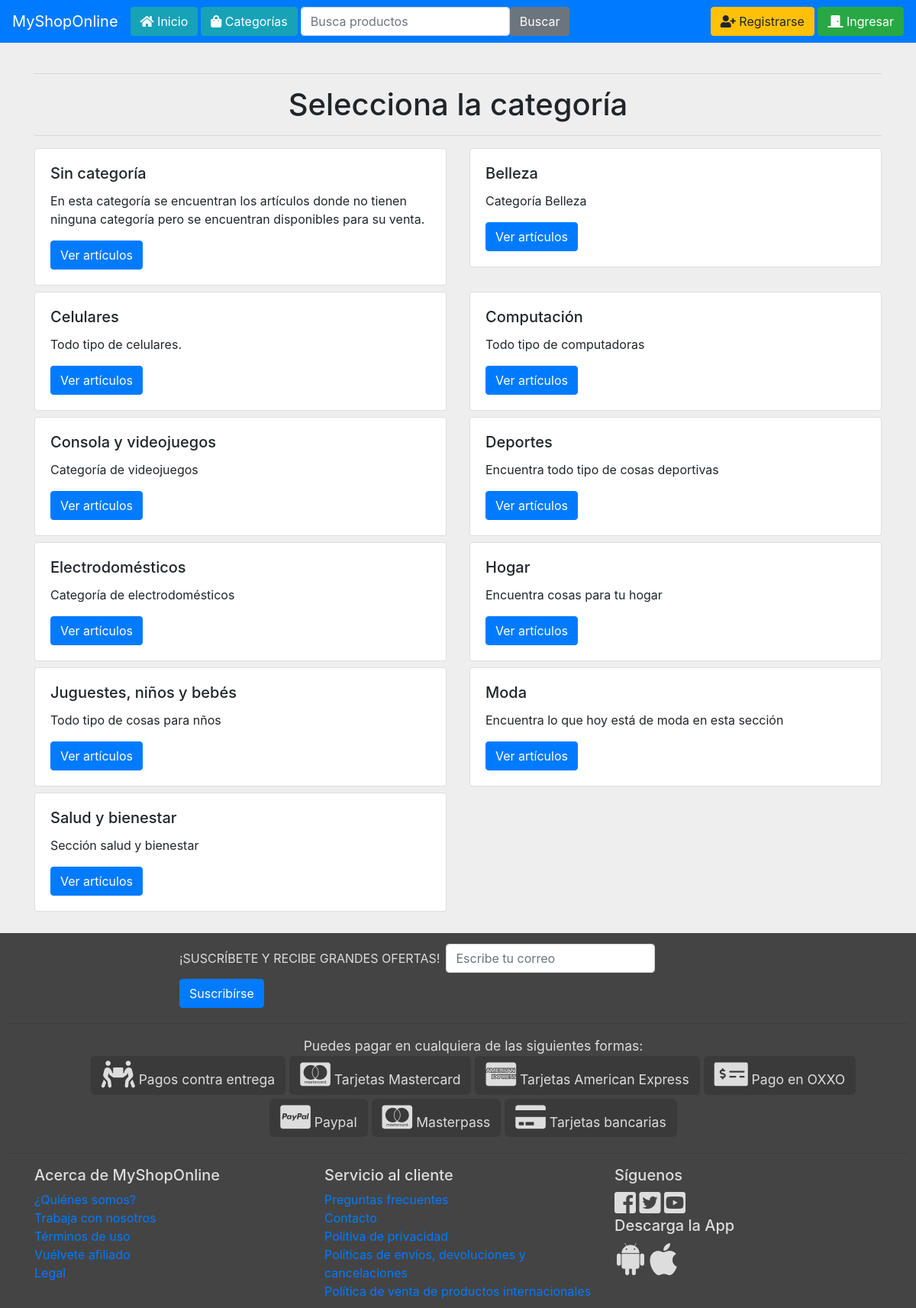
Page /categorias.php on the committed database.
### tables this page shows
CREATE TABLE `categorias` (
  `id_categoria` int(4) NOT NULL,
  `nombre` varchar(40) NOT NULL,
  `descripcion` text,
  `disponible` tinyint(1) NOT NULL DEFAULT '1'
);

### categorias.php (the view, shortened to what this page needs)
<?php require_once('header.php');
if(!isset($_GET['id'])) {
?>
  <hr><center><h1>Selecciona la categoría</h1></center><hr>
    <?php
      $sql = mysqli_query($link, "SELECT * FROM categorias");
      $i = 0;
      while($row = mysqli_fetch_array($sql)){
        if($i%2 == 0 && $i != 0) echo '</div>';
        if($i == 0 || $i%2 == 0) echo '<div class="row">'; ?>
          <div class="col-sm-6 mb-2">
            <div class="card">
              <div class="card-body">
                <h5 class="card-title"><?php echo $row['nombre'] ?></h5>
                <p class="card-text"><?php echo $row['descripcion'] ?></p>
                <a href="<?php echo URL."categorias.php?id=".$row['id_categoria'] ?>" class="btn btn-primary">Ver artículos</a>
              </div>
            </div>
          </div>
      <?php
        $i++;
      } ?>
     </div>
<?php }
require_once('footer.php'); ?>

### header.php (shortened to what this page needs)
<?php require_once('global.php'); ?>
<!DOCTYPE html>
<html lang="en">
<head>
    <link rel="stylesheet" href="<?php echo URL; ?>css/bootstrap.min.css">
    <link rel="stylesheet" href="<?php echo URL; ?>css/jquery.dataTables.min.css">
    <link rel="stylesheet" href="<?php echo URL; ?>css/style.css">
    <link rel="stylesheet" href="https://use.fontawesome.com/releases/v5.0.13/css/all.css">
</head>
<body>
<nav class="navbar navbar-expand-lg navbar-dark bg-primary fixed-top">
  <a class="navbar-brand" href="<?php echo URL; ?>"><?php echo SITENAME; ?></a>
  <div class="collapse navbar-collapse" id="navbarSupportedContent">
    <ul class="navbar-nav mr-auto">
        <a href="<?php echo URL; ?>" class="nav-item btn btn-info mr-1">
            <i class="fas fa-home"></i> Inicio
        </a>
        <a href="<?php echo URL; ?>categorias.php" class="nav-item btn btn-info mr-1">
            <i class="fas fa-shopping-bag"></i> Categorías
        </a>
        <form class="form-inline" id="search">
            <input class="form-control" type="search" placeholder="Busca productos" aria-label="Buscar" id="valSearch">
            <button class="btn btn-secondary" type="submit">Buscar</button>
        </form>
    </ul>
    <div class="my-2 my-md-0">
        <?php if(!empty($_SESSION['user'])){
            $sql = mysqli_query($link, "SELECT id_permiso FROM usuarios WHERE correo = '".$_SESSION['user']."';");
            $dato = mysqli_fetch_array($sql);
            if($dato['id_permiso'] > 0) { ?>
        <a href="<?php echo URL; ?>administrativo/index.php" class="nav-item btn btn-dark mr-1">
            <i class="fas fa-cogs"></i> Panel Administrativo
            </a> <?php } ?>
        <button class="btn btn-success btn-sm dropdown mr-1" data-toggle="dropdown" aria-haspopup="true" aria-expanded="false">
        <b id="navbarDropdown" role="button" >
            <i class="fas fa-user-circle"></i> <?php echo $_SESSION['name']; ?>
        </b>
        <div class="dropdown-menu" aria-labelledby="navbarDropdown">
            <a class="dropdown-item" href="#"><i class="fas fa-user"></i> Mis datos</a>
            <a class="dropdown-item" href="#"><i class="fas fa-shipping-fast"></i> Mis compras</a>
            <a class="dropdown-item" href="#"><i class="fas fa-user-cog"></i> Ajustes</a>
            <div class="dropdown-divider"></div>
            <a class="dropdown-item" id="logout" href="#"><i class="fas fa-door-open"></i></i> Cerrar sesión</a>
        </div>
        </button>
        <a href="<?php echo URL; ?>comprar.php" class="btn btn-sm btn-warning">
            <i class="fas fa-shopping-cart" id="carrito">
                <?php
                $sql = mysqli_query($link, "SELECT id_carrito FROM carrito WHERE id_usuario = '".ID_USER."'");
                echo mysqli_num_rows($sql);
                ?>
            </i>
        </a>
        <?php } else { ?>
            <a href="<?php echo URL; ?>registro.php" class="btn btn-warning"><i class="fas fa-user-plus"></i> Registrarse</a>
            <a href="<?php echo URL; ?>login.php" class="btn btn-success"><i class="fas fa-door-closed"></i> Ingresar</a>
        <?php } ?>
    </div>
  </div>
</nav>
<div class="container">

### footer.php (shortened to what this page needs)
    </div>
    <footer>
        <div class="container">
            <div class="row">
                <div class="col"></div>
                <div class="col-8">
                <form class="form-inline">
                    <label class="my-1 mr-2" for="formSuscribirse">¡SUSCRÍBETE Y RECIBE GRANDES OFERTAS!</label>
                    <input class="form-control my-1 mr-sm-2" type="email" id="formSuscribirse" placeholder="Escribe tu correo">
                    <button type="submit" class="btn btn-primary my-1">Suscribírse</button>
                </form>
                </div>
                <div class="col"></div>
            </div>
        </div>
        <hr>
        <div class="container">
            <ul class="payment">
                <center>Puedes pagar en cualquiera de las siguientes formas: </center>
                <li class="payment-item">
                    <i class="fas fa-people-carry fa-2x"></i> Pagos contra entrega
                </li>
                <li class="payment-item">
                    <i class="fab fa-cc-mastercard fa-2x"></i> Tarjetas Mastercard
                </li>
                <li class="payment-item">
                    <i class="fab fa-cc-amex fa-2x"></i> Tarjetas American Express
                </li>
                <li class="payment-item">
                    <i class="fas fa-money-check-alt fa-2x"></i> Pago en OXXO
                </li>
                <li class="payment-item">
                    <i class="fab fa-cc-paypal fa-2x"></i> Paypal
                </li>
                <li class="payment-item">
                    <i class="fab fa-cc-mastercard fa-2x"></i> Masterpass
                </li>
                <li class="payment-item">
                    <i class="fas fa-credit-card fa-2x"></i> Tarjetas bancarias
                </li>
            </ul>
        </div>
        <hr>
        <div class="container">
            <div class="row text-left">
                <div class="col-sm">
                    <h5>Acerca de <?php echo SITENAME; ?></h5>
                    <a href="#">¿Quiénes somos?</a><br>
                    <a href="#">Trabaja con nosotros</a><br>
                    <a href="#">Términos de uso</a><br>
                    <a href="#">Vuélvete afiliado</a><br>
                    <a href="#">Legal</a>
                </div>
                <div class="col-sm">
                    <h5>Servicio al cliente</h5>
                    <a href="#">Preguntas frecuentes</a><br>
                    <a href="#">Contacto</a><br>
                    <a href="#">Politiva de privacidad</a><br>
                    <a href="#">Políticas de envíos, devoluciones y cancelaciones</a><br>
                    <a href="#">Política de venta de productos internacionales</a>
                </div>
                <div class="col-sm">
                    <h5>Síguenos</h5>
                    <i class="fab fa-facebook-square fa-2x"></i>
                    <i class="fab fa-twitter-square fa-2x"></i>
                    <i class="fab fa-youtube-square fa-2x"></i>
                    <h5>Descarga la App</h5>
                    <i class="fab fa-android fa-3x"></i>
                    <i class="fab fa-apple fa-3x"></i>
                </div>
            </div>
        </div>
    </footer>
    </body>
</html>

### css/style.css (style rules this page uses)
body { background-color: #eee; padding-top: 80px; }
footer { background-color: #444; padding: 10px; color: #ddd; text-align: center; margin-top: 20px; }
.payment { font-size: 1.1em; }
.payment-item { background-color: #3A3A3A; display: inline-block; padding: 6px 14px; border-radius: 6px; margin-bottom: 5px; }

### rows in the picture
categorias: nombre "Sin categoría", descripcion "En esta categoría se encuentran los artículos donde no tienen ninguna categoría pero se encuentran disponibles para su venta."
categorias: nombre "Belleza", descripcion "Categoría Belleza"
categorias: nombre "Celulares", descripcion "Todo tipo de celulares."
categorias: nombre "Computación", descripcion "Todo tipo de computadoras"
categorias: nombre "Consola y videojuegos", descripcion "Categoría de videojuegos"
categorias: nombre "Deportes", descripcion "Encuentra todo tipo de cosas deportivas"
categorias: nombre "Electrodomésticos", descripcion "Categoría de electrodomésticos"
categorias: nombre "Hogar", descripcion "Encuentra cosas para tu hogar"
categorias: nombre "Juguestes, niños y bebés", descripcion "Todo tipo de cosas para nños"
categorias: nombre "Moda", descripcion "Encuentra lo que hoy está de moda en esta sección"
categorias: nombre "Salud y bienestar", descripcion "Sección salud y bienestar"

### other values in the picture
SITENAME "MyShopOnline"
